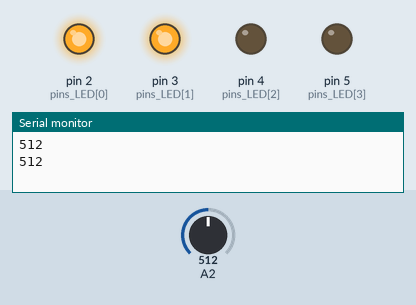
This sketch was run on a simulated Arduino Uno, built with avr-gcc and run on an emulated ATmega328P. Shown: output pins drawn as LEDs (lit = HIGH), the last lines printed to the serial monitor. The test bench sets the inputs (shaded band); at power-on: A2 = 512.

Above: at 1.8 s.
1.9 s: A2 set to 631
3.4 s: A2 set to 665
At 5.2 s:
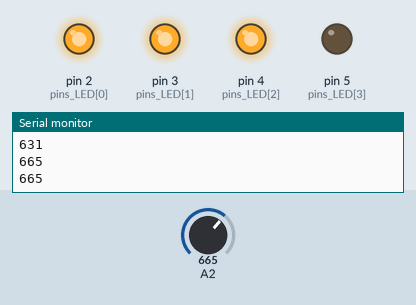
5.5 s: A2 set to 883
7.2 s: A2 set to 910
At 8.5 s:
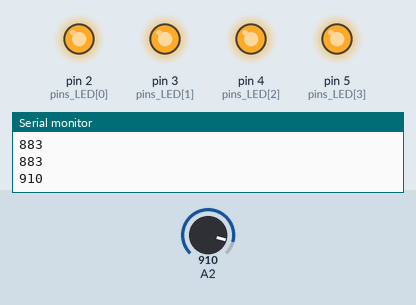
9.5 s: A2 set to 306
At 11.2 s:
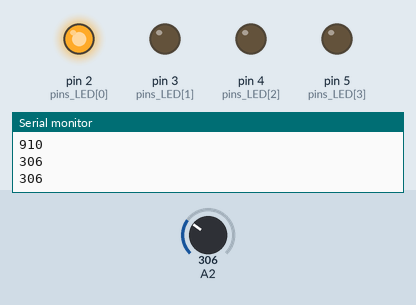
11.5 s: A2 set to 382
13.2 s: A2 set to 412
At 14.3 s:
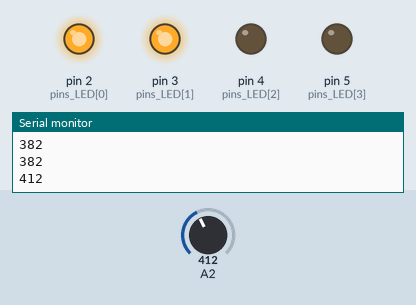
Timing chart, 0 to 16.2 s (numbered marks = the images above; inputs shaded):
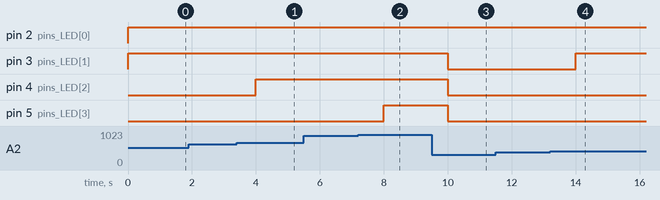

The sketch:

HW7-1.ino
```cpp
int pins_LED[] = {2,3,4,5};
int gap = 250;

void setup() {
  // put your setup code here, to run once:
  Serial.begin(9600);
  for(int i=0;i<4;i++){
    pinMode(pins_LED[i], OUTPUT);
    digitalWrite(pins_LED[i], LOW);
  }
}

void loop() {
  // put your main code here, to run repeatedly:
  int reading = analogRead(56);

  Serial.println(reading);

  for(int i=0;i<4;i++){
    if(gap*i+150<=reading){
      digitalWrite(pins_LED[i], HIGH);
    }
    else{
      digitalWrite(pins_LED[i], LOW);
    }
  }

  delay(1000);
}
```

Measured:
- the behaviour switches between 649 and 650 on A2 (found by bisection; images 0 and 1)
- the behaviour switches between 899 and 900 on A2 (found by bisection; images 1 and 2)
- the behaviour switches between 399 and 400 on A2 (found by bisection; images 3 and 4)
- after the input at 3.4 s, pin 4 (pins_LED[2]): LOW → HIGH after 0.60 s
- after the input at 7.2 s, pin 5 (pins_LED[3]): LOW → HIGH after 0.80 s
- after the input at 9.5 s, pin 3 (pins_LED[1]), pin 4 (pins_LED[2]), pin 5 (pins_LED[3]): HIGH → LOW after 0.50 s
- after the input at 13.2 s, pin 3 (pins_LED[1]): LOW → HIGH after 0.80 s
